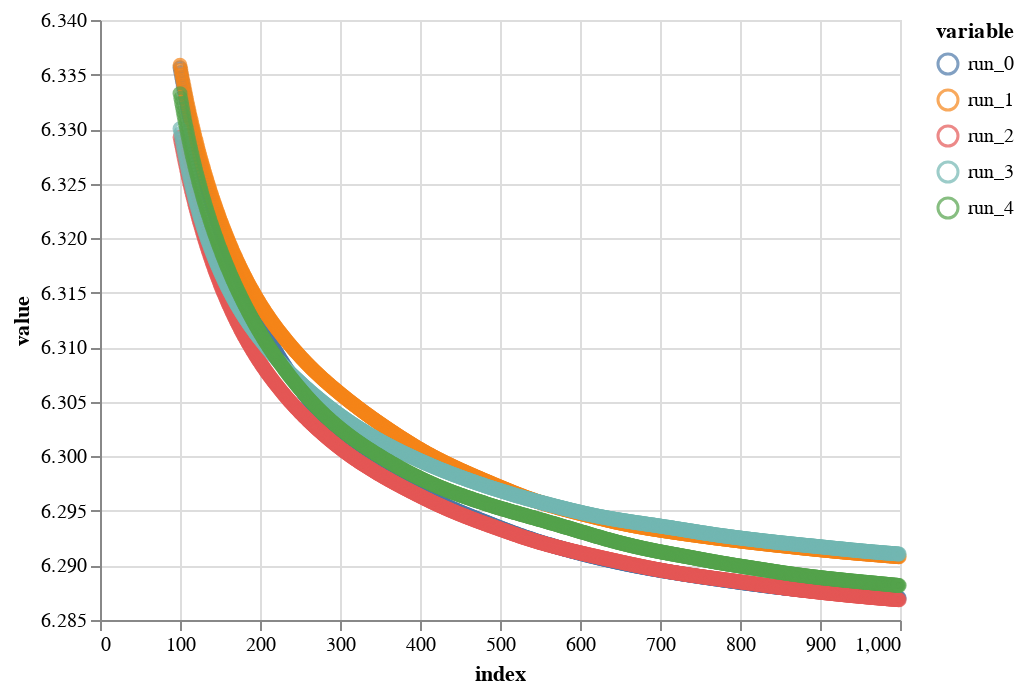

This figure's notebook cell:
### Code cell
import altair as alt
alt.Chart(errdf.loc[100:,:].reset_index().melt(id_vars='index')).mark_point().encode(
    alt.X('index:Q'),
    alt.Y('value:Q',scale=alt.Scale(zero=False)),
    color='variable'  
)

### Figure 1 — Vega-Lite specification as saved in the notebook (floating-point values rounded to 4 significant figures; data arrays with more than 128 entries replaced by an {"elided": "..."} marker saying what was removed)
{"config": {"view": {"continuousWidth": 400, "continuousHeight": 300}}, "data": {"name": "data-64e3c59d31ec1088084e186f7702c2ba"}, "mark": "point", "encoding": {"color": {"type": "nominal", "field": "variable"}, "x": {"type": "quantitative", "field": "index"}, "y": {"type": "quantitative", "field": "value", "scale": {"zero": false}}}, "$schema": "https://vega.github.io/schema/vega-lite/v4.8.1.json", "datasets": {"data-64e3c59d31ec1088084e186f7702c2ba": {"elided": "4500 records"}}}
